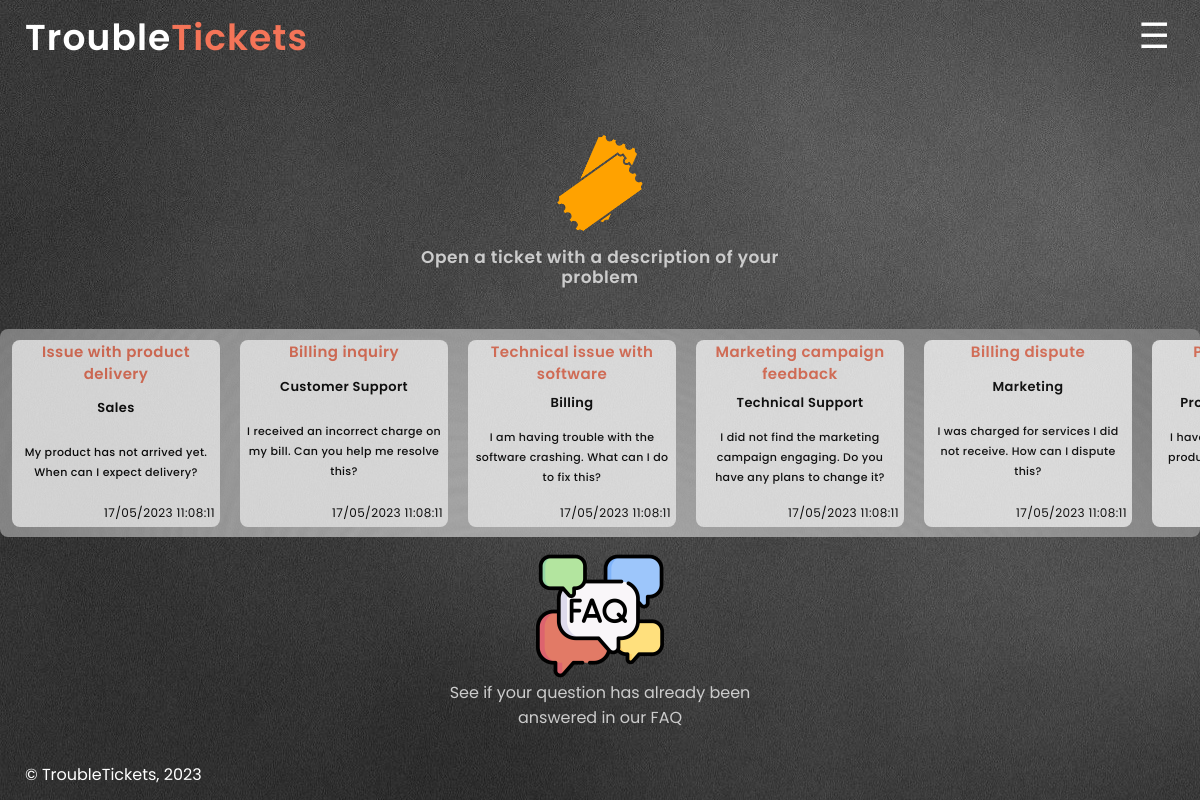
The app's page /pages/index.php, older data.
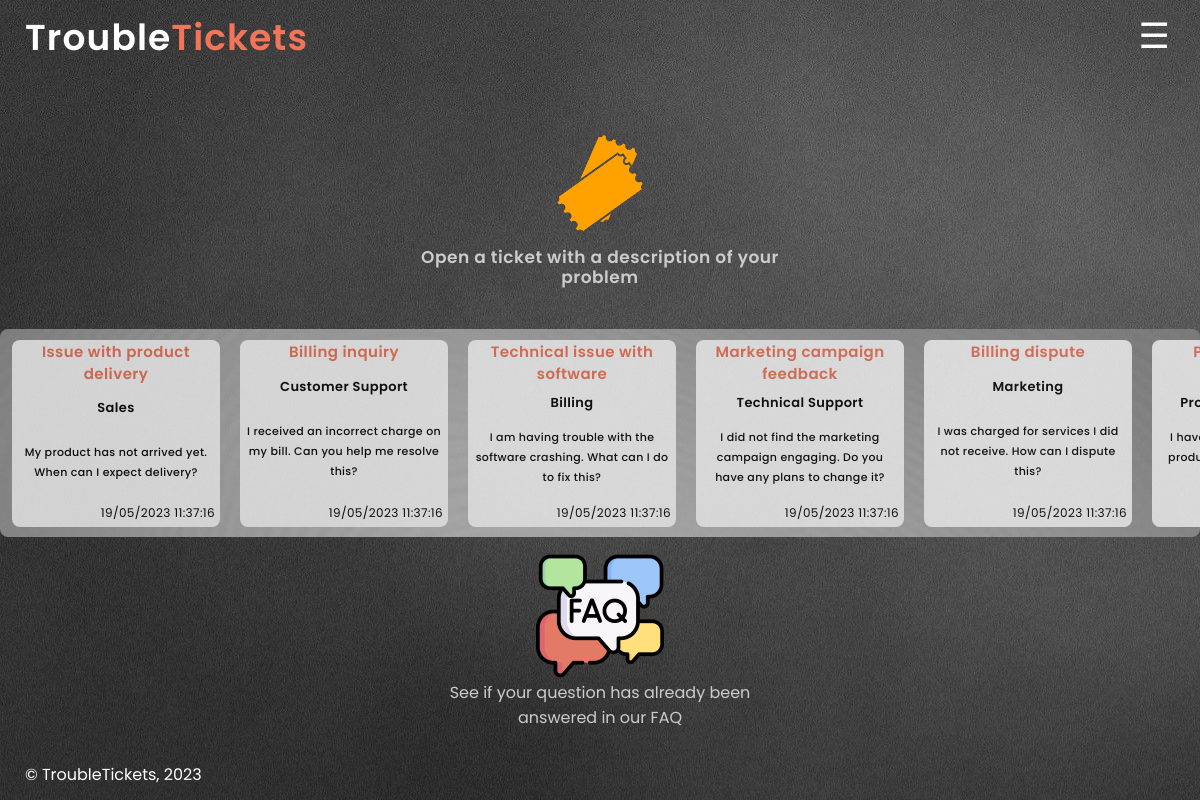
The same page, newer data.
### tables this page shows
CREATE TABLE TICKETS (
ticket_id INTEGER PRIMARY KEY AUTOINCREMENT,
agent_id INTEGER,
client_id INTEGER NOT NULL,
department_id INTEGER NOT NULL,
status VARCHAR(255) CHECK( status IN ('Open','Closed','Not Assigned') ) NOT NULL,
title VARCHAR(255) NOT NULL,
FOREIGN KEY(department_id) REFERENCES DEPARTMENTS(department_id),
FOREIGN KEY(client_id) REFERENCES CLIENTS(client_id),
FOREIGN KEY(agent_id) REFERENCES AGENTS(agent_id)
);

CREATE TABLE DEPARTMENTS (
department_id INTEGER PRIMARY KEY AUTOINCREMENT,
department_name VARCHAR(255) NOT NULL
);

CREATE TABLE MESSAGES (
message_id INTEGER PRIMARY KEY AUTOINCREMENT,
ticket_id INTEGER NOT NULL,
message_content VARCHAR(255) NOT NULL,
date_created TIMESTAMP DEFAULT CURRENT_TIMESTAMP NOT NULL,
client_id INTEGER NOT NULL,
FOREIGN KEY(ticket_id) REFERENCES TICKETS(ticket_id),
FOREIGN KEY(client_id) REFERENCES CLIENTS(client_id)
);

### pages/index.php (called while the page is built, shortened)
<?php declare(strict_types=1);
require_once(__DIR__ . '/../templates/normal.php');
require_once(__DIR__ . '/../templates/main_template.php');
$session = new Session();
output_header($session);
output_main_page($session);
output_footer();
?>

### database/ticket.class.php (called while the page is built, shortened)
<?php
class Ticket
{
    public function __construct(int $id, ?int $agent_id, int $client_id, int $department_id, string $status, string $title)
    {
        $this->id = $id;
        $this->department_id = $department_id;
        $this->title = $title;
    }
    static function getTickets(PDO $db, int $count): array
    {
        $stmt = $db->prepare('SELECT ticket_id, agent_id, client_id, department_id, status, title FROM TICKETS LIMIT ?');
        $stmt->execute(array($count));
        $tickets = array();
        while ($ticket = $stmt->fetch()) {
            $tickets[] = new Ticket(
                $ticket['ticket_id'],
                $ticket['agent_id'] ?? null,
                $ticket['client_id'],
                $ticket['department_id'],
                $ticket['status'],
                $ticket['title']
            );
        }
        return $tickets;
    }
}

### database/department.class.php (called while the page is built, shortened)
<?php
class Department
{
    public function __construct(int $id, string $name)
    {
        $this->name = (string) $name;
    }
    static function getDepartmentById(PDO $db, int $id): ?Department
    {
        $stmt = $db->prepare('SELECT department_id, department_name FROM DEPARTMENTS WHERE department_id = ?');
        $stmt->execute(array($id));
        $department = $stmt->fetch();
        if ($department) {
            return new Department(
                intval($department['department_id']),
                $department['department_name']
            );
        } else {
            return null;
        }
    }
}
?>

### database/messages.class.php (called while the page is built, shortened)
<?php
class Message
{
    public function __construct(int $id, int $ticket_id, int $client_id, string $message, DateTime $date_created)
    {
        $this->ticket_id = $ticket_id;
        $this->message = $message;
        $this->date_created = $date_created;
    }
    static function getMessages(PDO $db, int $count): array
    {
        $stmt = $db->prepare(
            'SELECT message_id, ticket_id, client_id, message_content, date_created FROM MESSAGES LIMIT ?'
        );
        $stmt->execute(array($count));
        $messages = array();
        while ($message = $stmt->fetch()) {
            $messages[] = new Message(
                $message['message_id'],
                $message['ticket_id'],
                $message['client_id'],
                $message['message_content'],
                new DateTime($message['date_created']),
            );
        }
        return $messages;
    }
}
?>

### templates/main_template.php (the view, shortened to what this page needs)
<?php
function output_main_page(Session $session)
{ ?>
    <?php
    require_once(__DIR__ . '/../database/connection.db.php');
    require_once(__DIR__ . '/../database/ticket.class.php');
    require_once(__DIR__ . '/../database/messages.class.php');
    require_once(__DIR__ . '/../database/department.class.php');
    $db = getDataBaseConnection();
    $recentTickets = Ticket::getTickets($db, 10);
    $messages = Message::getMessages($db, 10);
    $message_to_use = new Message(0, 0, 0, '0', new DateTime());
    ?>
    <section id='main-page' class='main-page'>
        <div class='steps'>
            <div class='step active'>
                <a href='/pages/newTicket.php'>
                    <img src='/images/ticket.png' alt='ticket image'></a>
                <p>Open a ticket with a description of your problem</p>
            </div>
        </div>
        <div class='tickets-container'>
            <div class="tickets">
                <?php
                foreach ($recentTickets as $ticket) { ?>
                    <a href="../pages/message.php?id=<?= urlencode(strval($ticket->id)) ?>" class='ticket'>
                        <h4><?php echo $ticket->title
                            ?> </h4>
                        <h5><?php echo Department::getDepartmentById($db, $ticket->department_id)->name; ?></h5>
                        <?php foreach ($messages as $message) {
                            if ($message->ticket_id == $ticket->id) { ?>
                                <p> <?php echo substr($message->message, 0, 200);
                                    $message_to_use = $message; ?></p>
                        <?php break;
                            }
                        } ?>
                        <h6><?php echo  $message_to_use->date_created->format('d/m/Y H:i:s') ?></h6>
                    </a>
                <?php } ?>
            </div>
        </div>
        <article class='faq'>
            <a href='../pages/faq.php'><img src='/images/faq.png' alt='ticket image'></a>
            <a href='../pages/faq.php'>See if your question has already been answered in our FAQ</a>
        </article>
    </section>
<?php
}
?>

### templates/normal.php (shortened to what this page needs)
<?php
function output_header(Session $session)
{ ?>
  <!DOCTYPE html>
  <html lang="en-US">
  <head>
    <link href="../css/style.css" rel="stylesheet">
    <link href="../css/text.css" rel="stylesheet">
    <link href="../css/layout.css" rel="stylesheet">
    <link href="../css/responsive.css" rel="stylesheet">
  </head>
  <body>
    <header>
      <h1><a href="../pages/index.php">Trouble</a><a href="../pages/index.php">Tickets</a></h1>
    </header>
    <label class="sidebar" for="sidebar"></label>
  <?php } ?>
  <?php
  function output_footer()
  { ?>
    <footer>
      <p>&copy; TroubleTickets, 2023</p>
    </footer>
  </body>
  </html>
<?php } ?>

### css/style.css (style rules this page uses)
* { max-width: 100%; max-height: 100%; }
html, body { background-image: url('/images/grey.jpg'); }
header>h1>a:first-child { color: #ffffff; }
header>h1>a:last-of-type { color: #F47458; }
a { text-decoration: none; align-self: center; }
.sidebar::after { content: "\2630"; color: white; font-size: 35px; }
div.tickets { background-image: url('/images/lightgrey.jpg'); background-size: cover; background-repeat: no-repeat; background-position: center center; border-radius: 8px; }
a.ticket { background-color: #FFFFFF; }
div.step { background-size: cover; background-repeat: no-repeat; background-position: center center; border-radius: 8px; }
div.step { width: 30em; }
div.step img, article.faq img { display: flex; height: 8em; width: 8em; margin-left: auto; margin-right: auto; }
article.faq a { margin: auto; color: #cccccc; word-wrap: break-word; text-align: center; width: 75%; }
div.step p { margin: auto; color: #cccccc; word-wrap: break-word; text-align: center; width: 75%; }
.main-page { display: flex; flex-direction: column; align-items: center; }
.steps { display: flex; justify-content: center; margin-bottom: 20px; position: relative; }
.step { position: absolute; top: 50%; left: 50%; transform: translate(-50%, -50%); opacity: 0; transition: transform 0.5s ease-in-out, opacity 0.5s ease-in-out; }
.step.active { opacity: 1; z-index: 1; }
.step img { max-width: 100%; height: auto; }
.step p { margin-top: 10px; text-align: center; }
label { cursor: pointer; }
section { padding-left: 25px; padding-top: 15px; }
div.tickets { background-color: #CFCFCF; opacity: 78%; }
a.ticket { background-color: white; border-radius: 8px; }
a.ticket h4 { margin: 1px; text-align: center; color: #F47458; }
a.ticket p { margin: auto; margin-left: 5px; margin-right: 5px; ; color: black; word-wrap: break-word; text-align: center; }
a.ticket h5 { margin: auto; text-align: center; color: #000000; }
a.ticket h6 { display: flex; margin-right: 5px; margin-bottom: 4px; margin-top: 10px; color: black; word-wrap: break-word; justify-content: end; }
footer { color: white; }
.tickets-container .tickets { overflow: hidden; width: auto; }
.tickets-container { position: relative; margin-right: 25px; }

### css/text.css (style rules this page uses)
* { font-family: 'Poppins', sans-serif; font-style: normal; }
header>h1 { font-weight: 600; font-size: 36px; line-height: 22px; letter-spacing: 0.03em; }
section p { font-weight: 600; font-size: 17px; line-height: 20px; letter-spacing: 0.03em; }
h4 { font-weight: 600; font-size: 18px; line-height: 22px; letter-spacing: 0.03em; }
a.ticket h4 { font-weight: 600; font-size: 15px; line-height: 22px; letter-spacing: 0.03em; }
a.ticket h5 { font-weight: 600; font-size: 13px; line-height: 22px; letter-spacing: 0.03em; }
a.ticket p { font-weight: 500; font-size: 11px; line-height: 20px; letter-spacing: 0.03em; }
a.ticket h6 { font-weight: 400; font-size: 12px; line-height: 20px; letter-spacing: 0.03em; }
footer { font-weight: 400; font-size: 16px; line-height: 22px; }

Row changes from the older to the newer data that the page shows:
computed for tickets "Issue with product delivery": format "17/05/2023 11:08:11" → "19/05/2023 11:37:16"
computed for tickets "Billing inquiry": format "17/05/2023 11:08:11" → "19/05/2023 11:37:16"
changed tickets "Technical issue with software": format "17/05/2023 11:08:11" → "19/05/2023 11:37:16"
computed for tickets "Marketing campaign feedback": format "17/05/2023 11:08:11" → "19/05/2023 11:37:16"
computed for tickets "Billing dispute": format "17/05/2023 11:08:11" → "19/05/2023 11:37:16"
